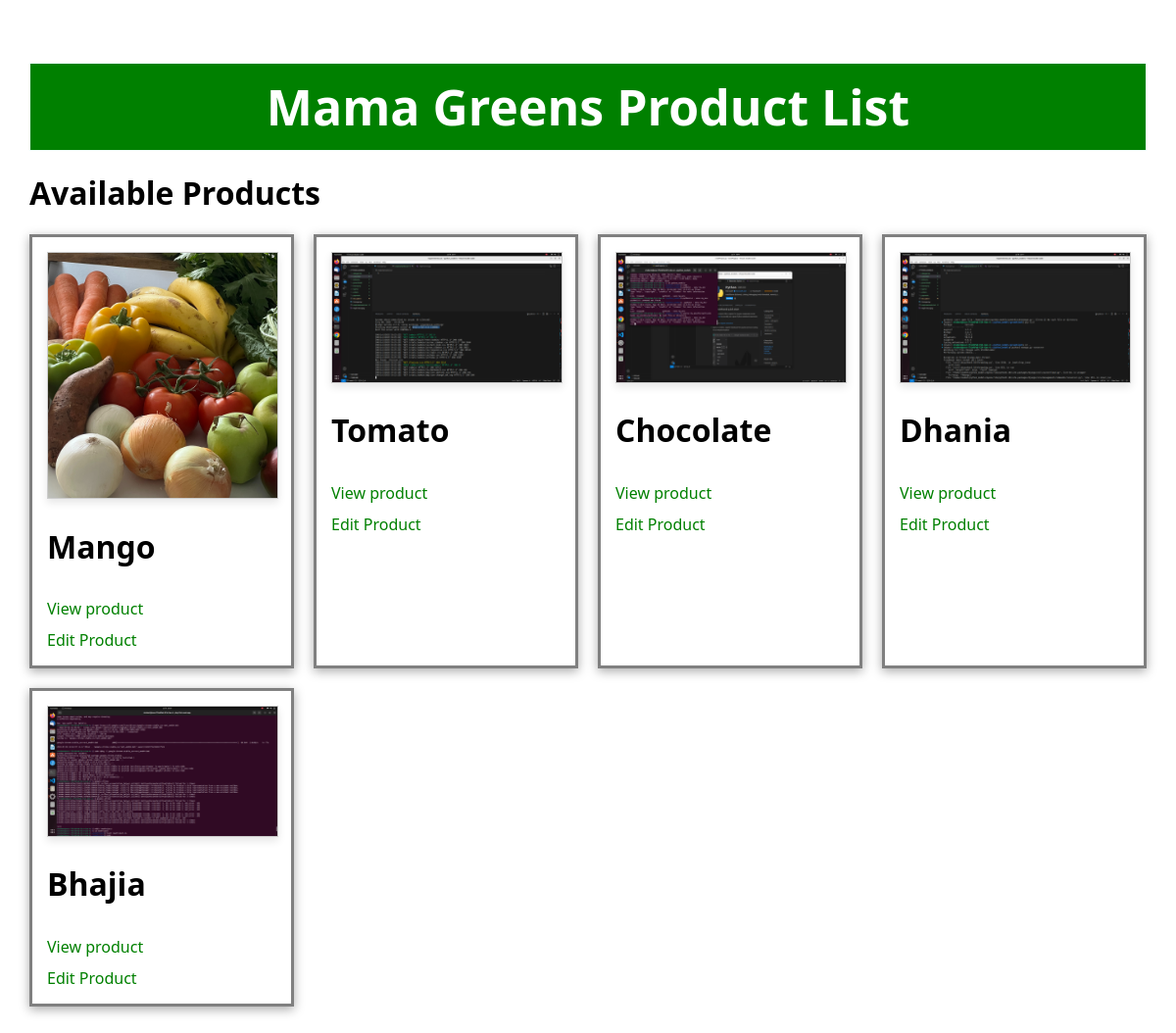
The app's page /inventory/products/list/, older data.
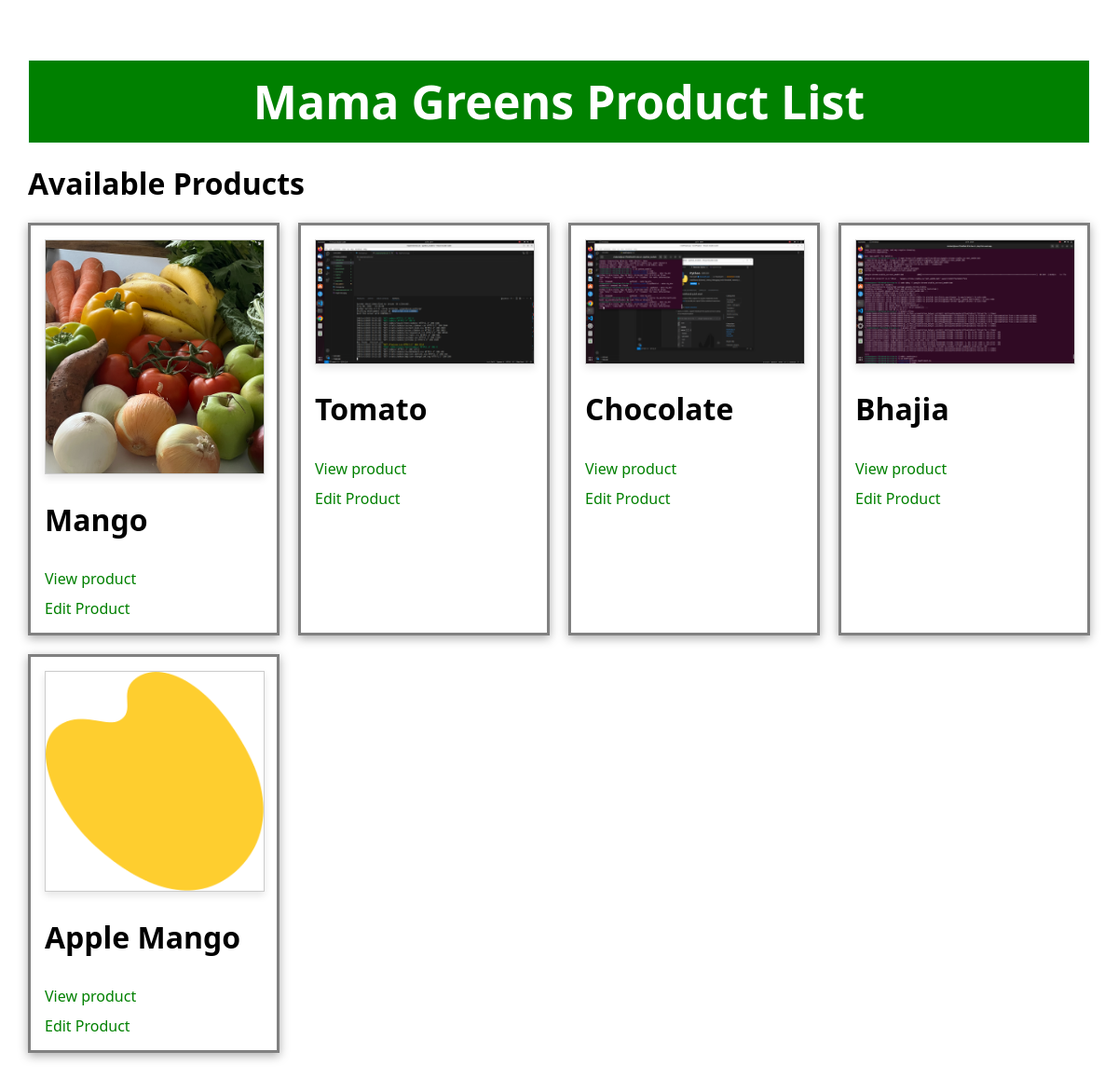
The same page, newer data.
### inventory/models.py (models this page shows)
class Product(models.Model):
    vendor_relations = models.ForeignKey(Vendor, null=True, on_delete=models.CASCADE)
    name=models.CharField(max_length=32)
    price=models.DecimalField(max_digits=8,decimal_places=2)
    description=models.TextField()
    image=models.ImageField()
    date_created=models.DateTimeField(auto_now_add=True)
    date_updated=models.DateTimeField(auto_now=True)
    stock=models.PositiveIntegerField()

### inventory/views.py (the view)
# urls.py: path("products/list/", products_list_view,
def products_list_view(request):
      products = Product.objects.all()
      return render(request, "inventory/products_list.html",{"products":products})

### templates/inventory/products_list.html (shortened to what this page needs)
<!DOCTYPE html>
<html lang="en">
<head>
    <link rel="stylesheet" href="products_list.css">
</head>
<body>
    <h1 class="header">Mama Greens Product List</h1>
    <h1 class="product"> Available Products</h1>
<div class="allproducts">
    {% for product in products %}
        <div class="product-container">
            <img src="{{product.image.url}}" class="img"/>
            <h1 class="product-name">{{ product.name }}</h1>
            <a href= "{%  url 'product_detail_view' id=product.id %}">View product</a>
            <br>
            <a href="{% url 'product_update_view' id=product.id %}"> Edit Product</a>
            <br>
        </div>
    {% endfor %}
</div>
</body>
</html>

Row changes from the older to the newer data that the page shows:
removed Product: image (picture), name "Dhania"
added Product: image (picture), name "Apple Mango"
